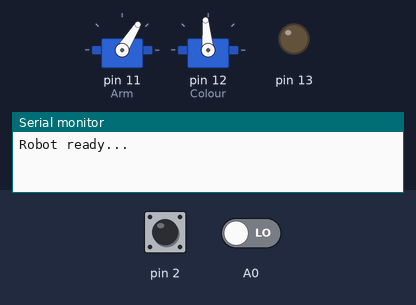
Bench run of a sketch on a simulated Arduino Uno, built with avr-gcc and run on an emulated ATmega328P. Parts: 2 × servo, output pins drawn as LEDs (lit = HIGH), the last lines printed to the serial monitor. Dashed ring = blinking. The test bench sets the inputs (shaded band); at power-on: pin 2 LOW, A0 LOW.

Above: at 1.2 s.
1.3 s: pin 2 pulsed HIGH 2 times (0.12 s each, 0.3 s apart)
At 2.49 s:
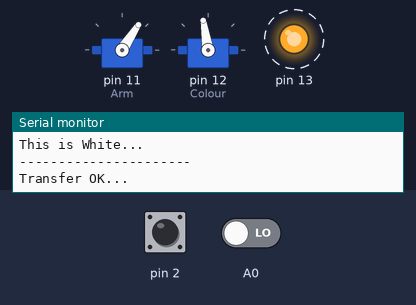
4.5 s: pin 2 driven HIGH
At 5.6 s:
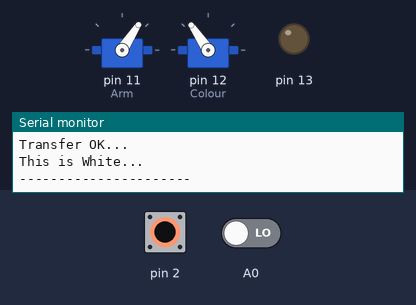
6.5 s: pin 2 driven LOW
At 7.3 s:
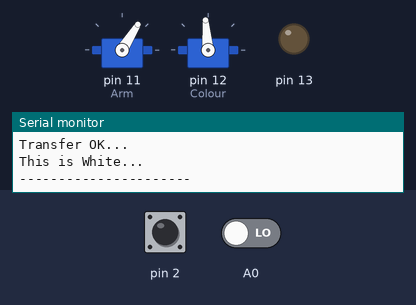
Timing chart, 0 to 9.5 s (numbered marks = the images above; inputs shaded):
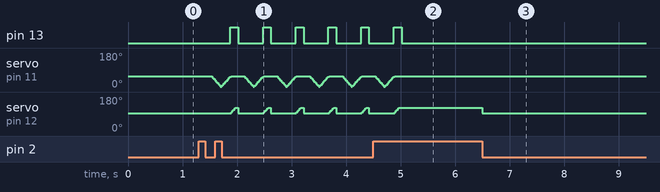

The sketch:

bw_sorter.ino
```cpp
/**
 *
 * See https://www.makerbuying.com/docs/snar39
 */


#include <Servo.h>

#define White false    //白色
#define Black true     //黑色

#define Back      58      //归位
#define Transfer  0   //送出
//#define Back      40      //归位
//#define Transfer  0     //送出

//#define Black_Deg   45   //白色盘位置
//#define Middle_Deg  90  //中间位置
//#define White_Deg   143 //黑色盘位置
#define Black_Deg   60   //白色盘位置
#define Middle_Deg  95  //中间位置
#define White_Deg   125//黑色盘位置

Servo Colour,Arm;     //Colour是颜色分拣舵，Arm为传送舵
bool OFF_ON_flag=false;

int i;

void setup() {
  // put your setup code here, to run once:
  pinMode(13, OUTPUT);  //LED灯
  pinMode(A0, INPUT);    //颜色输入口
   pinMode(2, INPUT);    //启停按键输入口
  Arm.attach(11);       //初始化舵机
  Colour.attach(12);    //初始化舵机

  digitalWrite(13, LOW);

  Serial.begin(9600);
  Serial.println("Robot ready...");

  Arm.write(Back);
  Colour.write(Middle_Deg);
}

void loop() {
  // put your main code here, to run repeatedly:
  if(digitalRead(2)==true)
  {
    delay(5);
    if(digitalRead(2)==true)
    {
         OFF_ON_flag= !OFF_ON_flag;
         while(digitalRead(2)==true);
     }

  }
  if( OFF_ON_flag==true)
  {
    Trans();

    digitalWrite(13,HIGH);

    if(digitalRead(A0) == Black)
    {
      for(i=Middle_Deg;i>Black_Deg;i--)
      {
        Colour.write(i);
        delay(3);
      }
      Serial.println("This is Black...");
      delay(50);
    }
    else
    {
      for(i=Middle_Deg;i<White_Deg;i++)
      {
        Colour.write(i);
        delay(3);
      }
    }
    Serial.println("This is White...");
    delay(50);
    digitalWrite(13,LOW);
    Serial.println("----------------------");
  }else
  {
      Arm.write(Back);
      Colour.write(Middle_Deg);
    }
}

void Trans()
{
  Colour.write(Middle_Deg);
  delay(50);
  Arm.write(Back);
  delay(50);
  //Arm.write(Transfer);
  for(i=Back;i>Transfer;i--)
  {

    Arm.write(i);
    delay(3);
  }
  //delay(1000);
  for(i=Transfer;i<Back;i++)
  {
    Arm.write(i);
    delay(3);
  }
  //Arm.write(Back);
  Serial.println("Transfer OK...");
}
```

Measured:
- after the input at 4.5 s, pin 13: goes on until 5.0 s, then stays LOW; servo on pin 11 (Arm): goes on until 4.9 s, then stays 57°; servo on pin 12 (Colour): goes on until 5.0 s, then stays 124°
- after the input at 6.5 s, servo on pin 11 (Arm): 57° → 58° at once; servo on pin 12 (Colour): 124° → 95° at once
